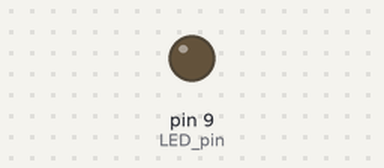
This sketch was run on a simulated Arduino Uno, built with avr-gcc and run on an emulated ATmega328P. Parts: output pins drawn as LEDs (lit = HIGH).

Above: at 0.05 s.
At 0.6 s:
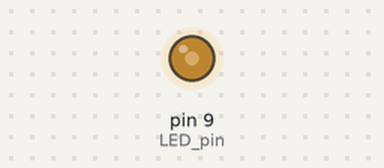
At 1.2 s:
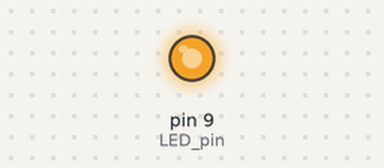
At 2.35 s:
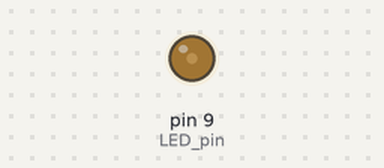
Timing chart, 0 to 6.0 s (numbered marks = the images above):
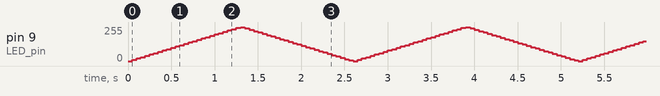

The sketch:

pwm.ino
```cpp
int LED_pin = 9;
int brightness = 0;
int fadeAmount = 10;

void setup()
{
  pinMode(LED_pin, OUTPUT);
}

void loop()
{
  analogWrite(LED_pin, brightness);

  brightness += fadeAmount;
  if(brightness > 255) {
    brightness = 255;
    fadeAmount *= -1;
  }
  if(brightness < 0) {
    brightness = 0;
    fadeAmount *= -1;
  }
  delay(50);
}
```
